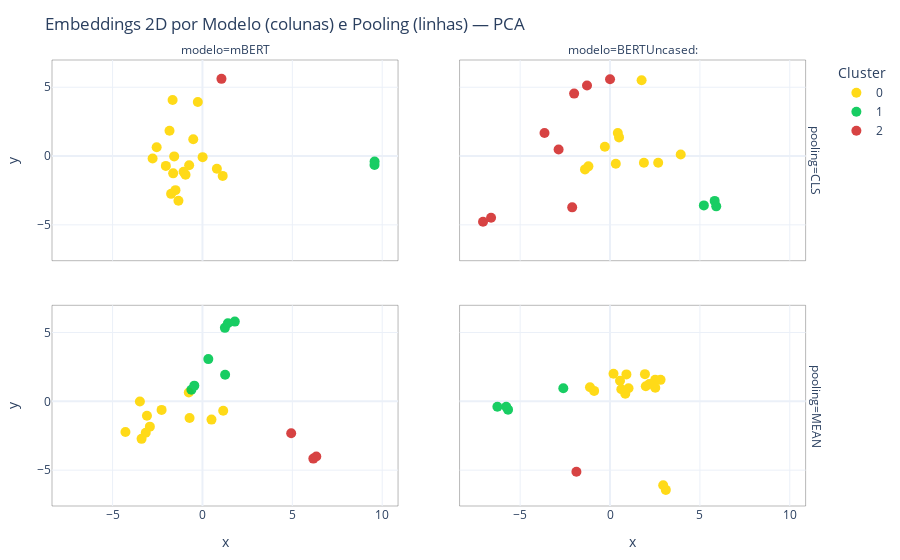

Notebook code cell kept with this figure:
### Code cell
# Projeção 2D + scatter


def reduce_2d(X, method="pca", random_state=seed, n_neighbors=15, min_dist=0.1):
    method = method.lower()
    if method == "pca":
        reducer = PCA(n_components=2, random_state=random_state)
        Z = reducer.fit_transform(X)
        meta = ("PCA", reducer.explained_variance_ratio_)
        return Z, meta
    elif method == "umap":
        reducer = umap.UMAP(
            n_components=2,
            random_state=random_state,
            n_neighbors=n_neighbors,
            min_dist=min_dist,
            metric="euclidean",
        )
        Z = reducer.fit_transform(X)
        meta = ("UMAP", None)
        return Z, meta
    else:
        raise ValueError("method deve ser 'pca' ou 'umap'")

def plot_scatter_embeddings(embeds, sentences, method="pca", random_state=seed):
    """
    Gera um DataFrame 2D concatenando projeções por (modelo, pooling).
    embeds: dict[(modelo, pooling)] -> np.ndarray [N, H]
    sentences: lista de sentenças (mesmo N, ordem consistente)
    """
    rows = []
    for (modelo, pooling), X in embeds.items():
        Z, meta = reduce_2d(X, method=method, random_state=random_state)
        # Z: [N,2]
        df_tmp = pd.DataFrame({
            "x": Z[:, 0],
            "y": Z[:, 1],
            "modelo": modelo,
            "pooling": pooling,
            "sentenca": sentences,   # mantém coerência com clusters_df
        })
        rows.append(df_tmp)

    df2d = pd.concat(rows, ignore_index=True)
    return df2d

# --- 1) Preparar dados 2D (PCA ou UMAP) ---
df2d = plot_scatter_embeddings(embeds, sentences=sentencas, method="pca")

# Corrige a chave de merge: é 'sentenca' (singular), não 'sentencas'
df2d = df2d.merge(clusters_df, on=["modelo", "pooling", "sentenca"], how="left")

# ID curto para cada sentença (S1, S2, …)
df2d["sid"] = df2d["sentenca"].apply(lambda s: f"S{sentencas.index(s)+1}")

# --- 2) Converter 'cluster' para categórico (garante legenda discreta) ---
df2d["cluster"] = df2d["cluster"].astype(str)

# --- 3) Ordem explícita dos facetes ---
model_order = ["mBERT"]
pool_order  = sorted(df2d["pooling"].unique())
cluster_order = sorted(df2d["cluster"].unique())

# --- 4) Paleta discreta para clusters (tons de azul) ---
'''
k = int(df2d["cluster"].nunique())
blue_seq = px.colors.sequential.Blues
while len(blue_seq) < k:
    blue_seq = blue_seq + blue_seq
color_seq = blue_seq[-k:]
'''
#modificado para as cores ficarem mais visiveis
color_seq = ["#FFD700", "#00C853", "#D32F2F"]

# --- 5) Scatter interativo com facetas e hover detalhado ---
fig = px.scatter(
    df2d,
    x="x", y="y",
    color="cluster",
    color_discrete_sequence=color_seq,
    facet_col="modelo",
    facet_row="pooling",
    facet_col_spacing=0.08,
    facet_row_spacing=0.10,
    category_orders={
        "modelo": model_order,
        "pooling": pool_order,
        "cluster": cluster_order
    },
    hover_data={
        "sid": True,
        "sentenca": True,
        "modelo": True,
        "pooling": True,
        "cluster": True,
        "x": ':.3f',
        "y": ':.3f'
    },
    title="Embeddings 2D por Modelo (colunas) e Pooling (linhas) — PCA"
)

fig.update_layout(
    template="plotly_white",
    legend_title_text="Cluster",
    margin=dict(l=40, r=20, t=60, b=40),
)

fig.update_traces(
    marker=dict(size=10, line=dict(width=0)),
    opacity=0.9,
    hovertemplate=(
        "<b>%{customdata[0]}</b><br>"     # sid
        "Sentença: %{customdata[1]}<br>"
        "Modelo: %{customdata[2]} | Pooling: %{customdata[3]}<br>"
        "Cluster: %{customdata[4]}<br>"
        "x: %{x:.3f} | y: %{y:.3f}<extra></extra>"
    )
)

# Molduras ao redor de cada faceta (opcional)
for xaxis_name in [k for k in fig.layout if k.startswith("xaxis")]:
    xdom = getattr(fig.layout, xaxis_name).domain
    suffix = xaxis_name[5:]  # "" ou "2","3",...
    yaxis_name = "yaxis" + suffix
    if hasattr(fig.layout, yaxis_name):
        ydom = getattr(fig.layout, yaxis_name).domain
        fig.add_shape(
            type="rect",
            xref="paper", yref="paper",
            x0=xdom[0], x1=xdom[1], y0=ydom[0], y1=ydom[1],
            line=dict(color="rgba(0,0,0,0.28)", width=1),
            fillcolor="rgba(0,0,0,0)",
            layer="below"
        )

fig.show()

### Figure 1 — Plotly figure (JSON) as saved in the notebook; plotly's stock layout.template omitted (floating-point values rounded to 4 significant figures)
{"data": [{"customdata": [["S1", "Player's Handbook", "mBERT", "CLS", "0"], ["S3", "Ability Score Increase. Your Constitution score increases by 2.", "mBERT", "CLS", "0"], ["S4", "Age. Dwarves mature at the same rate as humans, but they're considered young until they reach the age of 50. On average, they live about 350 years.", "mBERT", "CLS", "0"], ["S5", "Alignment. Most dwarves are lawful, believing firmly in the benefits of a well-ordered society. They tend toward good as well, with a strong sense of fair play and a belief that everyone deserves to share in the benefits of a just order.", "mBERT", "CLS", "0"], ["S6", "Size. Dwarves stand between 4 and 5 feet tall and average about 150 pounds. Your size is Medium.", "mBERT", "CLS", "0"], ["S7", "Speed. Your base walking speed is 25 feet. Your speed is not reduced by wearing heavy armor.", "mBERT", "CLS", "0"], ["S8", "Darkvision. Accustomed to life underground, you have superior vision in dark and dim conditions. You can see in dim light within 60 feet of you as if it were bright light, and in darkness as if it were dim light. You can't discern color in darkness, only shades of gray.", "mBERT", "CLS", "0"], ["S9", "Dwarven Resilience. You have advantage on saving throws against poison, and you have resistance against poison damage.", "mBERT", "CLS", "0"], ["S10", "Dwarven Combat Training. You have proficiency with the battleaxe, handaxe, light hammer, and warhammer.", "mBERT", "CLS", "0"], ["S11", "Tool Proficiency. You gain proficiency with the artisan's tools of your choice: smith's tools, brewer's supplies, or mason's tools.", "mBERT", "CLS", "0"], ["S12", "Stonecunning. Whenever you make an Intelligence (History) check related to the origin of stonework, you are considered proficient in the History skill and add double your proficiency bonus to the check, instead of your normal proficiency bonus.", "mBERT", "CLS", "0"], ["S13", "Languages. You can speak, read, and write Common and Dwarvish. Dwarvish is full of hard consonants and guttural sounds, and those characteristics spill over into whatever other language a dwarf might speak.", "mBERT", "CLS", "0"], ["S15", "As a hill dwarf, you have keen senses, deep intuition, and remarkable resilience. The gold dwarves of Faerun in their mighty southern kingdom are hill dwarves, as are the exiled Neidar and the debased Klar of Krynn in the Dragonlance setting.", "mBERT", "CLS", "0"], ["S16", "Ability Score Increase. Your Wisdom score increases by 1.", "mBERT", "CLS", "0"], ["S17", "Dwarven Toughness. Your hit point maximum increases by 1, and it increases by 1 every time you gain a level.", "mBERT", "CLS", "0"], ["S19", "As a mountain dwarf, you're strong and hardy, accustomed to a difficult life in rugged terrain. You're probably on the tall side (for a dwarf), and tend toward lighter coloration, The shield dwarves of northern Faerun, as well as the ruling Hylar clan and the noble Daewar clan of Dragonlance, are mountain dwarves.", "mBERT", "CLS", "0"], ["S20", "Ability Score Increase. Your Strength score increases by 2.", "mBERT", "CLS", "0"], ["S21", "Dwarven Armor Training. You have proficiency with light and medium armor.", "mBERT", "CLS", "0"]], "hovertemplate": "<b>%{customdata[0]}</b><br>Sentença: %{customdata[1]}<br>Modelo: %{customdata[2]} | Pooling: %{customdata[3]}<br>Cluster: %{customdata[4]}<br>x: %{x:.3f} | y: %{y:.3f}<extra></extra>", "legendgroup": "0", "marker": {"color": "#FFD700", "symbol": "circle", "line": {"width": 0}, "size": 10}, "mode": "markers", "name": "0", "orientation": "v", "showlegend": true, "x": [1.125, -1.501, 0.009475, -0.5122, 0.8017, -1.629, -2.549, -1.573, -0.7398, -0.9421, -2.774, -1.833, -1.662, -1.745, -2.037, -0.2589, -1.337, -1.051], "xaxis": "x3", "y": [-1.443, -2.477, -0.07949, 1.216, -0.9177, -1.256, 0.6393, -0.02564, -0.6734, -1.356, -0.1769, 1.843, 4.068, -2.746, -0.714, 3.922, -3.251, -1.134], "yaxis": "y3", "type": "scatter", "opacity": 0.9}, {"customdata": [["S14", "Hill Dwarf", "mBERT", "CLS", "1"], ["S18", "Mountain Dwarf", "mBERT", "CLS", "1"]], "hovertemplate": "<b>%{customdata[0]}</b><br>Sentença: %{customdata[1]}<br>Modelo: %{customdata[2]} | Pooling: %{customdata[3]}<br>Cluster: %{customdata[4]}<br>x: %{x:.3f} | y: %{y:.3f}<extra></extra>", "legendgroup": "1", "marker": {"color": "#00C853", "symbol": "circle", "line": {"width": 0}, "size": 10}, "mode": "markers", "name": "1", "orientation": "v", "showlegend": true, "x": [9.576, 9.573], "xaxis": "x3", "y": [-0.4035, -0.6429], "yaxis": "y3", "type": "scatter", "opacity": 0.9}, {"customdata": [["S2", "Kingdoms rich in ancient grandeur, halls carved into the roots of mountains, the echoing of picks and hammers in deep mines and blazing forges, a commitment to clan and tradition, and a burning hatred of goblins and orcs – these common threads unite all dwarves.", "mBERT", "CLS", "2"]], "hovertemplate": "<b>%{customdata[0]}</b><br>Sentença: %{customdata[1]}<br>Modelo: %{customdata[2]} | Pooling: %{customdata[3]}<br>Cluster: %{customdata[4]}<br>x: %{x:.3f} | y: %{y:.3f}<extra></extra>", "legendgroup": "2", "marker": {"color": "#D32F2F", "symbol": "circle", "line": {"width": 0}, "size": 10}, "mode": "markers", "name": "2", "orientation": "v", "showlegend": true, "x": [1.057], "xaxis": "x3", "y": [5.61], "yaxis": "y3", "type": "scatter", "opacity": 0.9}, {"customdata": [["S2", "Kingdoms rich in ancient grandeur, halls carved into the roots of mountains, the echoing of picks and hammers in deep mines and blazing forges, a commitment to clan and tradition, and a burning hatred of goblins and orcs – these common threads unite all dwarves.", "mBERT", "MEAN", "0"], ["S4", "Age. Dwarves mature at the same rate as humans, but they're considered young until they reach the age of 50. On average, they live about 350 years.", "mBERT", "MEAN", "0"], ["S5", "Alignment. Most dwarves are lawful, believing firmly in the benefits of a well-ordered society. They tend toward good as well, with a strong sense of fair play and a belief that everyone deserves to share in the benefits of a just order.", "mBERT", "MEAN", "0"], ["S8", "Darkvision. Accustomed to life underground, you have superior vision in dark and dim conditions. You can see in dim light within 60 feet of you as if it were bright light, and in darkness as if it were dim light. You can't discern color in darkness, only shades of gray.", "mBERT", "MEAN", "0"], ["S9", "Dwarven Resilience. You have advantage on saving throws against poison, and you have resistance against poison damage.", "mBERT", "MEAN", "0"], ["S10", "Dwarven Combat Training. You have proficiency with the battleaxe, handaxe, light hammer, and warhammer.", "mBERT", "MEAN", "0"], ["S11", "Tool Proficiency. You gain proficiency with the artisan's tools of your choice: smith's tools, brewer's supplies, or mason's tools.", "mBERT", "MEAN", "0"], ["S13", "Languages. You can speak, read, and write Common and Dwarvish. Dwarvish is full of hard consonants and guttural sounds, and those characteristics spill over into whatever other language a dwarf might speak.", "mBERT", "MEAN", "0"], ["S15", "As a hill dwarf, you have keen senses, deep intuition, and remarkable resilience. The gold dwarves of Faerun in their mighty southern kingdom are hill dwarves, as are the exiled Neidar and the debased Klar of Krynn in the Dragonlance setting.", "mBERT", "MEAN", "0"], ["S19", "As a mountain dwarf, you're strong and hardy, accustomed to a difficult life in rugged terrain. You're probably on the tall side (for a dwarf), and tend toward lighter coloration, The shield dwarves of northern Faerun, as well as the ruling Hylar clan and the noble Daewar clan of Dragonlance, are mountain dwarves.", "mBERT", "MEAN", "0"], ["S21", "Dwarven Armor Training. You have proficiency with light and medium armor.", "mBERT", "MEAN", "0"]], "hovertemplate": "<b>%{customdata[0]}</b><br>Sentença: %{customdata[1]}<br>Modelo: %{customdata[2]} | Pooling: %{customdata[3]}<br>Cluster: %{customdata[4]}<br>x: %{x:.3f} | y: %{y:.3f}<extra></extra>", "legendgroup": "0", "marker": {"color": "#FFD700", "symbol": "circle", "line": {"width": 0}, "size": 10}, "mode": "markers", "name": "0", "orientation": "v", "showlegend": false, "x": [-4.285, -3.482, -3.088, -2.273, -0.7601, 0.5025, -0.7166, -2.926, -3.388, -3.157, 1.155], "xaxis": "x", "y": [-2.23, -0.006725, -1.047, -0.6213, 0.6491, -1.325, -1.205, -1.839, -2.725, -2.281, -0.6781], "yaxis": "y", "type": "scatter", "opacity": 0.9}, {"customdata": [["S3", "Ability Score Increase. Your Constitution score increases by 2.", "mBERT", "MEAN", "1"], ["S6", "Size. Dwarves stand between 4 and 5 feet tall and average about 150 pounds. Your size is Medium.", "mBERT", "MEAN", "1"], ["S7", "Speed. Your base walking speed is 25 feet. Your speed is not reduced by wearing heavy armor.", "mBERT", "MEAN", "1"], ["S12", "Stonecunning. Whenever you make an Intelligence (History) check related to the origin of stonework, you are considered proficient in the History skill and add double your proficiency bonus to the check, instead of your normal proficiency bonus.", "mBERT", "MEAN", "1"], ["S16", "Ability Score Increase. Your Wisdom score increases by 1.", "mBERT", "MEAN", "1"], ["S17", "Dwarven Toughness. Your hit point maximum increases by 1, and it increases by 1 every time you gain a level.", "mBERT", "MEAN", "1"], ["S20", "Ability Score Increase. Your Strength score increases by 2.", "mBERT", "MEAN", "1"]], "hovertemplate": "<b>%{customdata[0]}</b><br>Sentença: %{customdata[1]}<br>Modelo: %{customdata[2]} | Pooling: %{customdata[3]}<br>Cluster: %{customdata[4]}<br>x: %{x:.3f} | y: %{y:.3f}<extra></extra>", "legendgroup": "1", "marker": {"color": "#00C853", "symbol": "circle", "line": {"width": 0}, "size": 10}, "mode": "markers", "name": "1", "orientation": "v", "showlegend": false, "x": [1.247, -0.453, 1.261, -0.6154, 1.415, 0.3254, 1.799], "xaxis": "x", "y": [5.339, 1.141, 1.932, 0.8387, 5.68, 3.068, 5.796], "yaxis": "y", "type": "scatter", "opacity": 0.9}, {"customdata": [["S1", "Player's Handbook", "mBERT", "MEAN", "2"], ["S14", "Hill Dwarf", "mBERT", "MEAN", "2"], ["S18", "Mountain Dwarf", "mBERT", "MEAN", "2"]], "hovertemplate": "<b>%{customdata[0]}</b><br>Sentença: %{customdata[1]}<br>Modelo: %{customdata[2]} | Pooling: %{customdata[3]}<br>Cluster: %{customdata[4]}<br>x: %{x:.3f} | y: %{y:.3f}<extra></extra>", "legendgroup": "2", "marker": {"color": "#D32F2F", "symbol": "circle", "line": {"width": 0}, "size": 10}, "mode": "markers", "name": "2", "orientation": "v", "showlegend": false, "x": [4.937, 6.169, 6.333], "xaxis": "x", "y": [-2.323, -4.16, -4.002], "yaxis": "y", "type": "scatter", "opacity": 0.9}, {"customdata": [["S4", "Age. Dwarves mature at the same rate as humans, but they're considered young until they reach the age of 50. On average, they live about 350 years.", "BERTUncased:", "CLS", "0"], ["S6", "Size. Dwarves stand between 4 and 5 feet tall and average about 150 pounds. Your size is Medium.", "BERTUncased:", "CLS", "0"], ["S7", "Speed. Your base walking speed is 25 feet. Your speed is not reduced by wearing heavy armor.", "BERTUncased:", "CLS", "0"], ["S8", "Darkvision. Accustomed to life underground, you have superior vision in dark and dim conditions. You can see in dim light within 60 feet of you as if it were bright light, and in darkness as if it were dim light. You can't discern color in darkness, only shades of gray.", "BERTUncased:", "CLS", "0"], ["S9", "Dwarven Resilience. You have advantage on saving throws against poison, and you have resistance against poison damage.", "BERTUncased:", "CLS", "0"], ["S10", "Dwarven Combat Training. You have proficiency with the battleaxe, handaxe, light hammer, and warhammer.", "BERTUncased:", "CLS", "0"], ["S11", "Tool Proficiency. You gain proficiency with the artisan's tools of your choice: smith's tools, brewer's supplies, or mason's tools.", "BERTUncased:", "CLS", "0"], ["S12", "Stonecunning. Whenever you make an Intelligence (History) check related to the origin of stonework, you are considered proficient in the History skill and add double your proficiency bonus to the check, instead of your normal proficiency bonus.", "BERTUncased:", "CLS", "0"], ["S17", "Dwarven Toughness. Your hit point maximum increases by 1, and it increases by 1 every time you gain a level.", "BERTUncased:", "CLS", "0"], ["S21", "Dwarven Armor Training. You have proficiency with light and medium armor.", "BERTUncased:", "CLS", "0"]], "hovertemplate": "<b>%{customdata[0]}</b><br>Sentença: %{customdata[1]}<br>Modelo: %{customdata[2]} | Pooling: %{customdata[3]}<br>Cluster: %{customdata[4]}<br>x: %{x:.3f} | y: %{y:.3f}<extra></extra>", "legendgroup": "0", "marker": {"color": "#FFD700", "symbol": "circle", "line": {"width": 0}, "size": 10}, "mode": "markers", "name": "0", "orientation": "v", "showlegend": false, "x": [1.756, 0.5019, 1.885, 0.432, -0.2875, -1.204, 0.3211, 3.932, 2.679, -1.393], "xaxis": "x4", "y": [5.511, 1.357, -0.4816, 1.672, 0.6708, -0.7477, -0.5555, 0.109, -0.4875, -0.9701], "yaxis": "y4", "type": "scatter", "opacity": 0.9}, {"customdata": [["S3", "Ability Score Increase. Your Constitution score increases by 2.", "BERTUncased:", "CLS", "1"], ["S16", "Ability Score Increase. Your Wisdom score increases by 1.", "BERTUncased:", "CLS", "1"], ["S20", "Ability Score Increase. Your Strength score increases by 2.", "BERTUncased:", "CLS", "1"]], "hovertemplate": "<b>%{customdata[0]}</b><br>Sentença: %{customdata[1]}<br>Modelo: %{customdata[2]} | Pooling: %{customdata[3]}<br>Cluster: %{customdata[4]}<br>x: %{x:.3f} | y: %{y:.3f}<extra></extra>", "legendgroup": "1", "marker": {"color": "#00C853", "symbol": "circle", "line": {"width": 0}, "size": 10}, "mode": "markers", "name": "1", "orientation": "v", "showlegend": false, "x": [5.822, 5.22, 5.909], "xaxis": "x4", "y": [-3.258, -3.584, -3.655], "yaxis": "y4", "type": "scatter", "opacity": 0.9}, {"customdata": [["S1", "Player's Handbook", "BERTUncased:", "CLS", "2"], ["S2", "Kingdoms rich in ancient grandeur, halls carved into the roots of mountains, the echoing of picks and hammers in deep mines and blazing forges, a commitment to clan and tradition, and a burning hatred of goblins and orcs – these common threads unite all dwarves.", "BERTUncased:", "CLS", "2"], ["S5", "Alignment. Most dwarves are lawful, believing firmly in the benefits of a well-ordered society. They tend toward good as well, with a strong sense of fair play and a belief that everyone deserves to share in the benefits of a just order.", "BERTUncased:", "CLS", "2"], ["S13", "Languages. You can speak, read, and write Common and Dwarvish. Dwarvish is full of hard consonants and guttural sounds, and those characteristics spill over into whatever other language a dwarf might speak.", "BERTUncased:", "CLS", "2"], ["S14", "Hill Dwarf", "BERTUncased:", "CLS", "2"], ["S15", "As a hill dwarf, you have keen senses, deep intuition, and remarkable resilience. The gold dwarves of Faerun in their mighty southern kingdom are hill dwarves, as are the exiled Neidar and the debased Klar of Krynn in the Dragonlance setting.", "BERTUncased:", "CLS", "2"], ["S18", "Mountain Dwarf", "BERTUncased:", "CLS", "2"], ["S19", "As a mountain dwarf, you're strong and hardy, accustomed to a difficult life in rugged terrain. You're probably on the tall side (for a dwarf), and tend toward lighter coloration, The shield dwarves of northern Faerun, as well as the ruling Hylar clan and the noble Daewar clan of Dragonlance, are mountain dwarves.", "BERTUncased:", "CLS", "2"]], "hovertemplate": "<b>%{customdata[0]}</b><br>Sentença: %{customdata[1]}<br>Modelo: %{customdata[2]} | Pooling: %{customdata[3]}<br>Cluster: %{customdata[4]}<br>x: %{x:.3f} | y: %{y:.3f}<extra></extra>", "legendgroup": "2", "marker": {"color": "#D32F2F", "symbol": "circle", "line": {"width": 0}, "size": 10}, "mode": "markers", "name": "2", "orientation": "v", "showlegend": false, "x": [-2.105, -3.645, 0.0004307, -2.861, -7.066, -1.281, -6.619, -1.997], "xaxis": "x4", "y": [-3.728, 1.679, 5.577, 0.4791, -4.774, 5.127, -4.478, 4.537], "yaxis": "y4", "type": "scatter", "opacity": 0.9}, {"customdata": [["S2", "Kingdoms rich in ancient grandeur, halls carved into the roots of mountains, the echoing of picks and hammers in deep mines and blazing forges, a commitment to clan and tradition, and a burning hatred of goblins and orcs – these common threads unite all dwarves.", "BERTUncased:", "MEAN", "0"], ["S4", "Age. Dwarves mature at the same rate as humans, but they're considered young until they reach the age of 50. On average, they live about 350 years.", "BERTUncased:", "MEAN", "0"], ["S5", "Alignment. Most dwarves are lawful, believing firmly in the benefits of a well-ordered society. They tend toward good as well, with a strong sense of fair play and a belief that everyone deserves to share in the benefits of a just order.", "BERTUncased:", "MEAN", "0"], ["S6", "Size. Dwarves stand between 4 and 5 feet tall and average about 150 pounds. Your size is Medium.", "BERTUncased:", "MEAN", "0"], ["S7", "Speed. Your base walking speed is 25 feet. Your speed is not reduced by wearing heavy armor.", "BERTUncased:", "MEAN", "0"], ["S8", "Darkvision. Accustomed to life underground, you have superior vision in dark and dim conditions. You can see in dim light within 60 feet of you as if it were bright light, and in darkness as if it were dim light. You can't discern color in darkness, only shades of gray.", "BERTUncased:", "MEAN", "0"], ["S9", "Dwarven Resilience. You have advantage on saving throws against poison, and you have resistance against poison damage.", "BERTUncased:", "MEAN", "0"], ["S10", "Dwarven Combat Training. You have proficiency with the battleaxe, handaxe, light hammer, and warhammer.", "BERTUncased:", "MEAN", "0"], ["S11", "Tool Proficiency. You gain proficiency with the artisan's tools of your choice: smith's tools, brewer's supplies, or mason's tools.", "BERTUncased:", "MEAN", "0"], ["S12", "Stonecunning. Whenever you make an Intelligence (History) check related to the origin of stonework, you are considered proficient in the History skill and add double your proficiency bonus to the check, instead of your normal proficiency bonus.", "BERTUncased:", "MEAN", "0"], ["S13", "Languages. You can speak, read, and write Common and Dwarvish. Dwarvish is full of hard consonants and guttural sounds, and those characteristics spill over into whatever other language a dwarf might speak.", "BERTUncased:", "MEAN", "0"], ["S14", "Hill Dwarf", "BERTUncased:", "MEAN", "0"], ["S15", "As a hill dwarf, you have keen senses, deep intuition, and remarkable resilience. The gold dwarves of Faerun in their mighty southern kingdom are hill dwarves, as are the exiled Neidar and the debased Klar of Krynn in the Dragonlance setting.", "BERTUncased:", "MEAN", "0"], ["S18", "Mountain Dwarf", "BERTUncased:", "MEAN", "0"], ["S19", "As a mountain dwarf, you're strong and hardy, accustomed to a difficult life in rugged terrain. You're probably on the tall side (for a dwarf), and tend toward lighter coloration, The shield dwarves of northern Faerun, as well as the ruling Hylar clan and the noble Daewar clan of Dragonlance, are mountain dwarves.", "BERTUncased:", "MEAN", "0"], ["S21", "Dwarven Armor Training. You have proficiency with light and medium armor.", "BERTUncased:", "MEAN", "0"]], "hovertemplate": "<b>%{customdata[0]}</b><br>Sentença: %{customdata[1]}<br>Modelo: %{customdata[2]} | Pooling: %{customdata[3]}<br>Cluster: %{customdata[4]}<br>x: %{x:.3f} | y: %{y:.3f}<extra></extra>", "legendgroup": "0", "marker": {"color": "#FFD700", "symbol": "circle", "line": {"width": 0}, "size": 10}, "mode": "markers", "name": "0", "orientation": "v", "showlegend": false, "x": [2.811, 1.029, 1.942, 0.5557, -1.116, 1.99, 0.8487, 0.9114, 0.1933, -0.8837, 2.518, 3.104, 2.185, 2.958, 2.512, 0.6277], "xaxis": "x2", "y": [1.563, 0.9489, 1.978, 1.497, 1.027, 1.093, 0.5535, 1.96, 2.003, 0.7614, 0.9916, -6.434, 1.258, -6.094, 1.567, 0.8792], "yaxis": "y2", "type": "scatter", "opacity": 0.9}, {"customdata": [["S3", "Ability Score Increase. Your Constitution score increases by 2.", "BERTUncased:", "MEAN", "1"], ["S16", "Ability Score Increase. Your Wisdom score increases by 1.", "BERTUncased:", "MEAN", "1"], ["S17", "Dwarven Toughness. Your hit point maximum increases by 1, and it increases by 1 every time you gain a level.", "BERTUncased:", "MEAN", "1"], ["S20", "Ability Score Increase. Your Strength score increases by 2.", "BERTUncased:", "MEAN", "1"]], "hovertemplate": "<b>%{customdata[0]}</b><br>Sentença: %{customdata[1]}<br>Modelo: %{customdata[2]} | Pooling: %{customdata[3]}<br>Cluster: %{customdata[4]}<br>x: %{x:.3f} | y: %{y:.3f}<extra></extra>", "legendgroup": "1", "marker": {"color": "#00C853", "symbol": "circle", "line": {"width": 0}, "size": 10}, "mode": "markers", "name": "1", "orientation": "v", "showlegend": false, "x": [-5.776, -5.673, -2.6, -6.267], "xaxis": "x2", "y": [-0.3859, -0.6035, 0.9492, -0.3941], "yaxis": "y2", "type": "scatter", "opacity": 0.9}, {"customdata": [["S1", "Player's Handbook", "BERTUncased:", "MEAN", "2"]], "hovertemplate": "<b>%{customdata[0]}</b><br>Sentença: %{customdata[1]}<br>Modelo: %{customdata[2]} | Pooling: %{customdata[3]}<br>Cluster: %{customdata[4]}<br>x: %{x:.3f} | y: %{y:.3f}<extra></extra>", "legendgroup": "2", "marker": {"color": "#D32F2F", "symbol": "circle", "line": {"width": 0}, "size": 10}, "mode": "markers", "name": "2", "orientation": "v", "showlegend": false, "x": [-1.87], "xaxis": "x2", "y": [-5.117], "yaxis": "y2", "type": "scatter", "opacity": 0.9}], "layout": {"xaxis": {"anchor": "y", "domain": [0.0, 0.45], "title": {"text": "x"}}, "yaxis": {"anchor": "x", "domain": [0.0, 0.45], "title": {"text": "y"}}, "xaxis2": {"anchor": "y2", "domain": [0.53, 0.98], "matches": "x", "title": {"text": "x"}}, "yaxis2": {"anchor": "x2", "domain": [0.0, 0.45], "matches": "y", "showticklabels": false}, "xaxis3": {"anchor": "y3", "domain": [0.0, 0.45], "matches": "x", "showticklabels": false}, "yaxis3": {"anchor": "x3", "domain": [0.55, 1.0], "matches": "y", "title": {"text": "y"}}, "xaxis4": {"anchor": "y4", "domain": [0.53, 0.98], "matches": "x", "showticklabels": false}, "yaxis4": {"anchor": "x4", "domain": [0.55, 1.0], "matches": "y", "showticklabels": false}, "annotations": [{"font": {}, "showarrow": false, "text": "modelo=mBERT", "x": 0.225, "xanchor": "center", "xref": "paper", "y": 1.0, "yanchor": "bottom", "yref": "paper"}, {"font": {}, "showarrow": false, "text": "modelo=BERTUncased:", "x": 0.755, "xanchor": "center", "xref": "paper", "y": 1.0, "yanchor": "bottom", "yref": "paper"}, {"font": {}, "showarrow": false, "text": "pooling=MEAN", "textangle": 90, "x": 0.98, "xanchor": "left", "xref": "paper", "y": 0.225, "yanchor": "middle", "yref": "paper"}, {"font": {}, "showarrow": false, "text": "pooling=CLS", "textangle": 90, "x": 0.98, "xanchor": "left", "xref": "paper", "y": 0.775, "yanchor": "middle", "yref": "paper"}], "legend": {"title": {"text": "Cluster"}, "tracegroupgap": 0}, "title": {"text": "Embeddings 2D por Modelo (colunas) e Pooling (linhas) — PCA"}, "margin": {"l": 40, "r": 20, "t": 60, "b": 40}, "shapes": [{"fillcolor": "rgba(0,0,0,0)", "layer": "below", "line": {"color": "rgba(0,0,0,0.28)", "width": 1}, "type": "rect", "x0": 0.53, "x1": 0.98, "xref": "paper", "y0": 0.55, "y1": 1.0, "yref": "paper"}, {"fillcolor": "rgba(0,0,0,0)", "layer": "below", "line": {"color": "rgba(0,0,0,0.28)", "width": 1}, "type": "rect", "x0": 0.0, "x1": 0.45, "xref": "paper", "y0": 0.0, "y1": 0.45, "yref": "paper"}, {"fillcolor": "rgba(0,0,0,0)", "layer": "below", "line": {"color": "rgba(0,0,0,0.28)", "width": 1}, "type": "rect", "x0": 0.53, "x1": 0.98, "xref": "paper", "y0": 0.0, "y1": 0.45, "yref": "paper"}, {"fillcolor": "rgba(0,0,0,0)", "layer": "below", "line": {"color": "rgba(0,0,0,0.28)", "width": 1}, "type": "rect", "x0": 0.0, "x1": 0.45, "xref": "paper", "y0": 0.55, "y1": 1.0, "yref": "paper"}]}}
